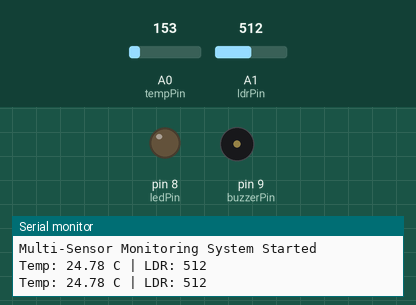
The sketch below on a simulated Arduino Uno, built with avr-gcc and run on an emulated ATmega328P. On the bench: output pins drawn as LEDs (lit = HIGH), buzzer (waves = sounding, pin HIGH), the last lines printed to the serial monitor. The test bench sets the inputs (shaded band); at power-on: A0 (tempPin) = 153, A1 (ldrPin) = 512.

Above: at 1.8 s.
1.9 s: A0 (tempPin) set to 176
At 3.2 s:
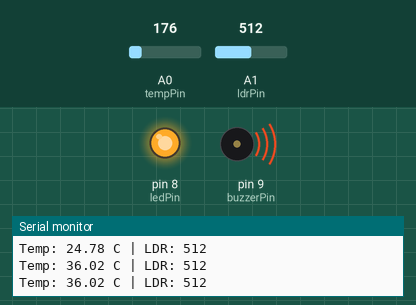
3.5 s: A0 (tempPin) set to 133
At 5.0 s:
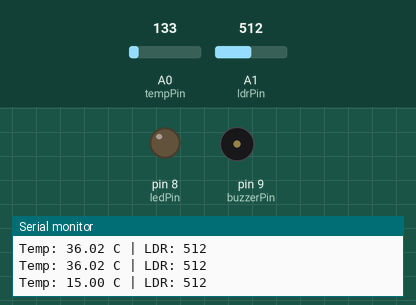
5.5 s: A0 (tempPin) set to 165
At 6.6 s:
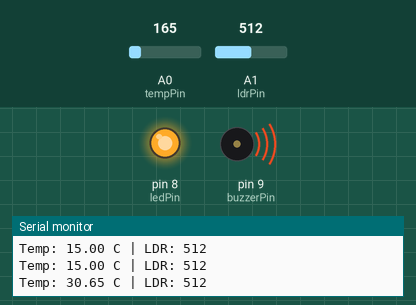
Timing chart, 0 to 8.5 s (numbered marks = the images above; inputs shaded):
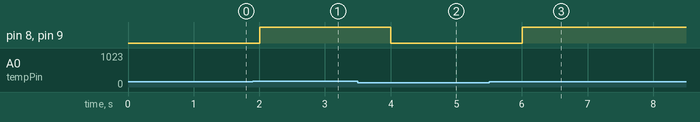

Measured:
- the behaviour switches between 163 and 164 on A0 (tempPin) (found by bisection; images 0 and 1)
- after the input at 1.9 s, pin 8 (ledPin), pin 9 (buzzerPin): LOW → HIGH after 0.10 s
- after the input at 3.5 s, pin 8 (ledPin), pin 9 (buzzerPin): HIGH → LOW after 0.51 s
- after the input at 5.5 s, pin 8 (ledPin), pin 9 (buzzerPin): LOW → HIGH after 0.51 s

The sketch:

arduino_multi_sensor_monitor.ino
```cpp
// Pin definitions
const int tempPin = A0;   // TMP36
const int ldrPin = A1;    // LDR
const int ledPin = 8;     // LED
const int buzzerPin = 9;  // Buzzer

void setup() {
  pinMode(ledPin, OUTPUT);
  pinMode(buzzerPin, OUTPUT);

  Serial.begin(9600);
  Serial.println("Multi-Sensor Monitoring System Started");
}

void loop() {
  int sensorValue = analogRead(tempPin);
  int ldrValue = analogRead(ldrPin);

  float voltage = sensorValue * (5.0 / 1023.0);
  float temperatureC = (voltage - 0.5) * 100.0; // for TMP36

  Serial.print("Temp: ");
  Serial.print(temperatureC);
  Serial.print(" C | LDR: ");
  Serial.println(ldrValue);

  if (temperatureC > 30 || ldrValue < 300) {
    digitalWrite(ledPin, HIGH);
    digitalWrite(buzzerPin, HIGH);
  } else {
    digitalWrite(ledPin, LOW);
    digitalWrite(buzzerPin, LOW);
  }

  delay(1000);
}
```
